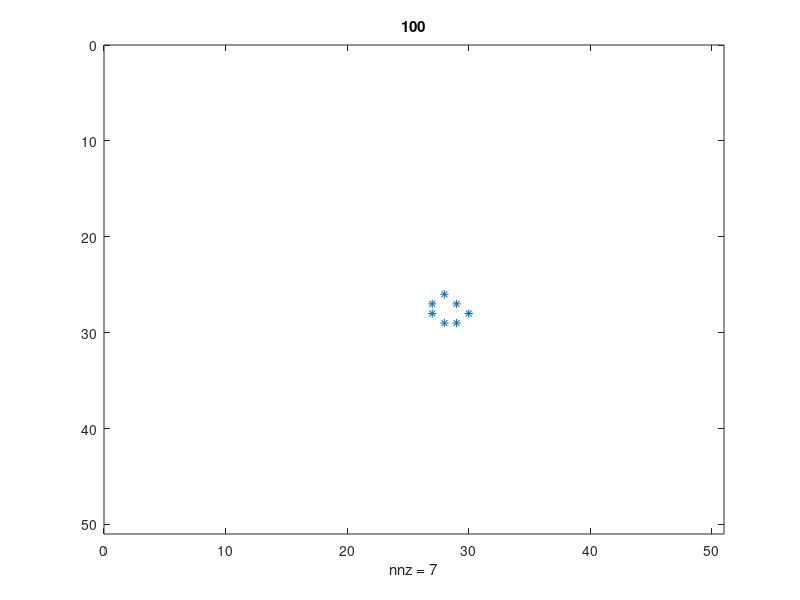

Here is the MATLAB script that generated this plot:
%% Life Chapter Recap
% This is an executable program that illustrates the statements
% introduced in the Life Chapter of "Experiments in MATLAB".
% You can access it with
%
%    life_recap
% It does not work so well with edit and publish.
%
% Related EXM programs
%
%    lifex

%   Copyright 2014 Cleve Moler
%   Copyright 2014 The MathWorks, Inc.
% Generate a random initial population
   X = sparse(50,50);
   X(21:30,21:30) = (rand(10,10) > .75);
   p0 = nnz(X);
   
% Loop over 100 generations.
   for t = 1:100
      
      spy(X)
      title(num2str(t))
      drawnow
   
      % Whether cells stay alive, die, or generate new cells depends
      % upon how many of their eight possible neighbors are alive.
      % Index vectors increase or decrease the centered index by one.
   
      n = size(X,1);
      p = [1 1:n-1];
      q = [2:n n];
   
      % Count how many of the eight neighbors are alive.
        
      Y = X(:,p) + X(:,q) + X(p,:) + X(q,:) + ...
          X(p,p) + X(q,q) + X(p,q) + X(q,p);
      
      % A live cell with two live neighbors, or any cell with
      % three live neigbhors, is alive at the next step.
   
      X = (X & (Y == 2)) | (Y == 3);
   
   end
   
   p100 = nnz(X);
   fprintf('%5d %5d %8.3f\n',p0,p100,p100/p0)
